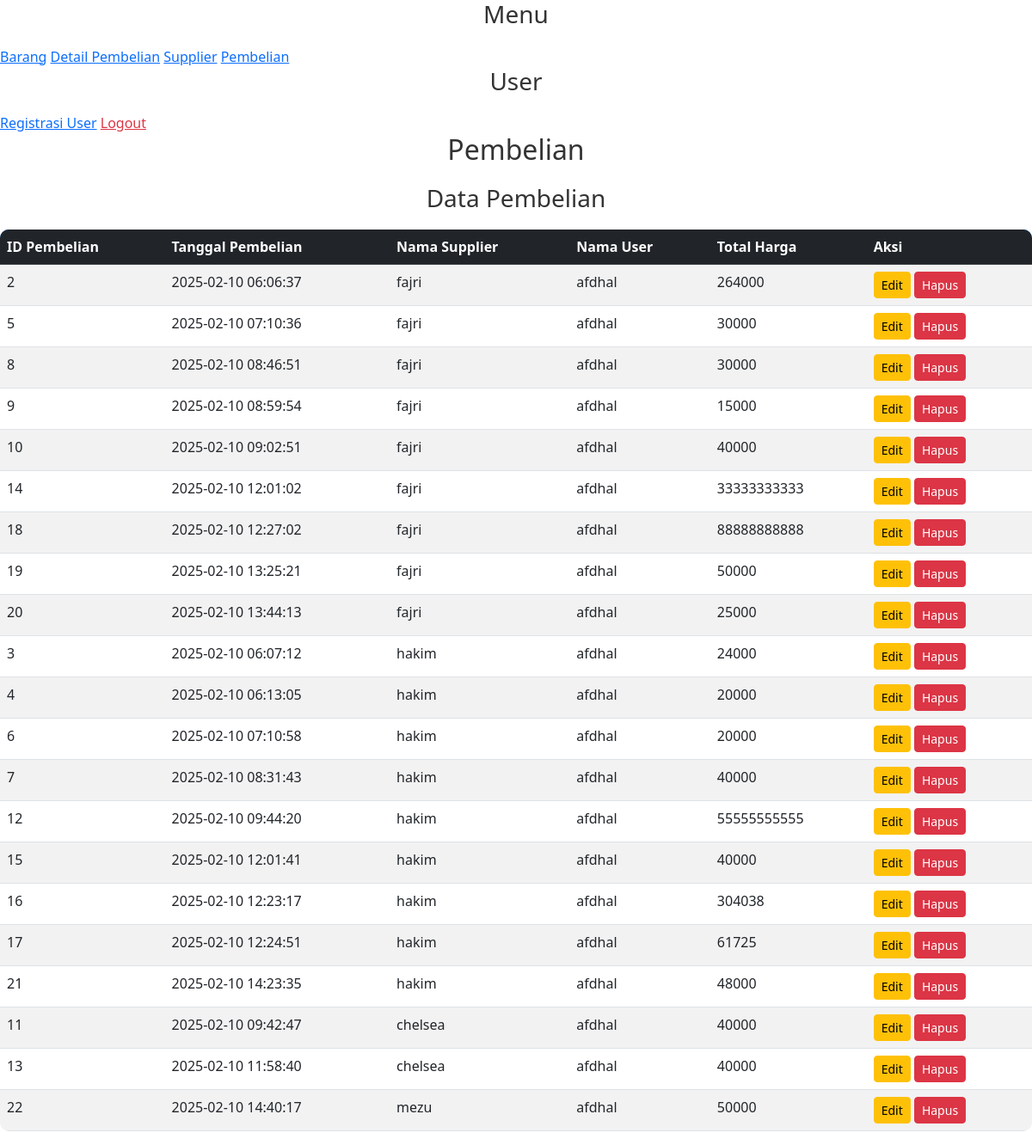
The app's page /layout/pembelian.php (signed in) with its own data.
### tables this page shows
CREATE TABLE `pembelian` (
  `IDpembelian` int(11) NOT NULL,
  `tanggal_pembelian` timestamp NOT NULL DEFAULT current_timestamp() ON UPDATE current_timestamp(),
  `suplier_ID` int(11) NOT NULL,
  `user_id` int(12) NOT NULL,
  `id_barang` int(11) NOT NULL,
  `total_harga` varchar(50) NOT NULL
);

CREATE TABLE `supplier` (
  `suplier_ID` int(11) NOT NULL,
  `nama_orang` varchar(255) NOT NULL,
  `alamat` varchar(25) NOT NULL,
  `no_hp` int(15) NOT NULL
);

CREATE TABLE `user` (
  `user_id` int(12) NOT NULL,
  `username` varchar(255) NOT NULL,
  `password` varchar(255) NOT NULL,
  `role` enum('Administrator','Petugas') NOT NULL
);

### layout/pembelian.php (the view, shortened to what this page needs)
<?php
include 'koneksi.php';
?>
<!DOCTYPE html>
<html lang="id">
<head>
    <link rel="stylesheet" href="https://cdn.jsdelivr.net/npm/bootstrap@5.3.0/dist/css/bootstrap.min.css">
    <link rel="stylesheet" href="dashboard.css">
</head>
<body>
<div class="sidebar">
    <h3>Menu</h3>
    <a href="dashboard.php">Barang</a>
    <a href="detail_pembelian.php">Detail Pembelian</a>
    <a href="supplier.php">Supplier</a>
    <a href="pembelian.php">Pembelian</a>
    <h3>User</h3>
    <a href="registrasi.php">Registrasi User</a>
    <a href="logout.php" class="text-danger">Logout</a>
</div>
<div class="content">
    <h2>Pembelian</h2>
    <div class="table-container">
        <h3>Data Pembelian</h3>
        <table class="table table-striped">
            <thead class="table-dark">
                <tr>
                    <th>ID Pembelian</th>
                    <th>Tanggal Pembelian</th>
                    <th>Nama Supplier</th>
                    <th>Nama User</th>
                    <th>Total Harga</th>
                    <th>Aksi</th>
                </tr>
            </thead>
            <tbody>
                <?php
                $sql = "SELECT p.IDpembelian, p.tanggal_pembelian, s.nama_orang AS nama_supplier, u.username AS nama_user, p.total_harga
                        FROM pembelian p
                        JOIN supplier s ON p.suplier_ID = s.suplier_ID
                        JOIN user u ON p.user_id = u.user_id";
                $result = $conn->query($sql);
                while ($row = $result->fetch_assoc()) {
                    echo "<tr>";
                    echo "<td>{$row['IDpembelian']}</td>";
                    echo "<td>{$row['tanggal_pembelian']}</td>";
                    echo "<td>{$row['nama_supplier']}</td>";
                    echo "<td>{$row['nama_user']}</td>";
                    echo "<td>{$row['total_harga']}</td>";
                    echo "<td>
                            <a href='edit_pembelian.php?id={$row['IDpembelian']}' class='btn btn-warning btn-sm'>Edit</a>
                            <a href='hapus_pembelian.php?id={$row['IDpembelian']}' onclick='return confirm(\"Yakin ingin menghapus?\")' class='btn btn-danger btn-sm'>Hapus</a>
                          </td>";
                    echo "</tr>";
                }
                ?>
            </tbody>
        </table>
    </div>
</div>
</body>
</html>

### layout/dashboard.css (style rules this page uses)
h2, h3 { color: #333; text-align: center; margin-bottom: 20px; }
.btn-warning { background-color: #ffc107; }
.btn-danger { background-color: #dc3545; }
.table { border-radius: 10px; overflow: hidden; }
.table thead { background: #007bff; color: white; }

### records on screen
pembelian: IDpembelian "2", tanggal_pembelian "2025-02-10 06:06:37", suplier_ID.nama_orang "fajri", user.username "afdhal", total_harga "264000"
pembelian: IDpembelian "5", tanggal_pembelian "2025-02-10 07:10:36", suplier_ID.nama_orang "fajri", user.username "afdhal", total_harga "30000"
pembelian: IDpembelian "8", tanggal_pembelian "2025-02-10 08:46:51", suplier_ID.nama_orang "fajri", user.username "afdhal", total_harga "30000"
pembelian: IDpembelian "9", tanggal_pembelian "2025-02-10 08:59:54", suplier_ID.nama_orang "fajri", user.username "afdhal", total_harga "15000"
pembelian: IDpembelian "10", tanggal_pembelian "2025-02-10 09:02:51", suplier_ID.nama_orang "fajri", user.username "afdhal", total_harga "40000"
pembelian: IDpembelian "14", tanggal_pembelian "2025-02-10 12:01:02", suplier_ID.nama_orang "fajri", user.username "afdhal", total_harga "33333333333"
pembelian: IDpembelian "18", tanggal_pembelian "2025-02-10 12:27:02", suplier_ID.nama_orang "fajri", user.username "afdhal", total_harga "88888888888"
pembelian: IDpembelian "19", tanggal_pembelian "2025-02-10 13:25:21", suplier_ID.nama_orang "fajri", user.username "afdhal", total_harga "50000"
pembelian: IDpembelian "20", tanggal_pembelian "2025-02-10 13:44:13", suplier_ID.nama_orang "fajri", user.username "afdhal", total_harga "25000"
pembelian: IDpembelian "3", tanggal_pembelian "2025-02-10 06:07:12", suplier_ID.nama_orang "hakim", user.username "afdhal", total_harga "24000"
pembelian: IDpembelian "4", tanggal_pembelian "2025-02-10 06:13:05", suplier_ID.nama_orang "hakim", user.username "afdhal", total_harga "20000"
pembelian: IDpembelian "6", tanggal_pembelian "2025-02-10 07:10:58", suplier_ID.nama_orang "hakim", user.username "afdhal", total_harga "20000"
pembelian: IDpembelian "7", tanggal_pembelian "2025-02-10 08:31:43", suplier_ID.nama_orang "hakim", user.username "afdhal", total_harga "40000"
pembelian: IDpembelian "12", tanggal_pembelian "2025-02-10 09:44:20", suplier_ID.nama_orang "hakim", user.username "afdhal", total_harga "55555555555"
pembelian: IDpembelian "15", tanggal_pembelian "2025-02-10 12:01:41", suplier_ID.nama_orang "hakim", user.username "afdhal", total_harga "40000"
pembelian: IDpembelian "16", tanggal_pembelian "2025-02-10 12:23:17", suplier_ID.nama_orang "hakim", user.username "afdhal", total_harga "304038"
pembelian: IDpembelian "17", tanggal_pembelian "2025-02-10 12:24:51", suplier_ID.nama_orang "hakim", user.username "afdhal", total_harga "61725"
pembelian: IDpembelian "21", tanggal_pembelian "2025-02-10 14:23:35", suplier_ID.nama_orang "hakim", user.username "afdhal", total_harga "48000"
pembelian: IDpembelian "11", tanggal_pembelian "2025-02-10 09:42:47", suplier_ID.nama_orang "chelsea", user.username "afdhal", total_harga "40000"
pembelian: IDpembelian "13", tanggal_pembelian "2025-02-10 11:58:40", suplier_ID.nama_orang "chelsea", user.username "afdhal", total_harga "40000"
pembelian: IDpembelian "22", tanggal_pembelian "2025-02-10 14:40:17", suplier_ID.nama_orang "mezu", user.username "afdhal", total_harga "50000"
